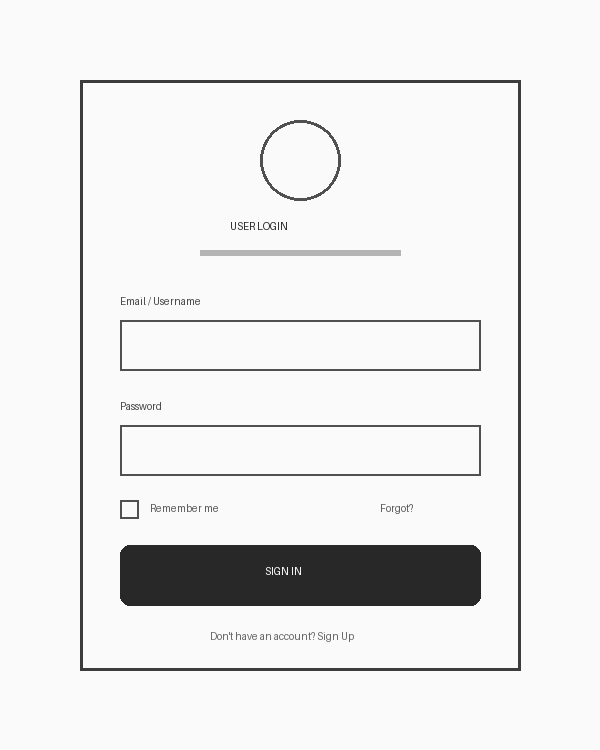
#> input picture samples/login_wireframe.png, 600 x 750 px
$ python run_benchmark_eval.py
#> lines starting #> are read from the running program, lines starting #| are printed output that depends on the picture
#> in run_benchmark, raw_img is the input picture: PIL image 600x750 RGB; min 40, max 250, mean 235.1
### src/sketch_preprocessor.py
"""
Image Preprocessing and Enhancement for Hand-Drawn & Digital Wireframes
Part of the Wireframe Sketch-to-Live UI Capstone Project
"""

import numpy as np
from PIL import Image, ImageEnhance, ImageOps, ImageFilter
from typing import Tuple, Dict, Any


class SketchPreprocessor:
    """
    Cleans, contrast-enhances, and standardizes wireframe sketches
    before feeding them into the Multimodal Vision-to-Code generator.
    """

    @staticmethod
    def enhance_sketch(
        image: Image.Image,
        contrast_factor: float = 1.8,
        sharpness_factor: float = 2.0,
        brightness_factor: float = 1.05,
        denoise: bool = True
    ) -> Image.Image:
        """
        Enhances pencil/ink strokes on paper sketches and removes paper grain/shadows.
        """
#> called with contrast_factor = 1.8, sharpness_factor = 2, brightness_factor = 1.05, denoise = True
        # Ensure RGB mode
        if image.mode != "RGB":
            image = image.convert("RGB")

        # 1. Subtle denoising if requested
        if denoise:
            image = image.filter(ImageFilter.SMOOTH_MORE)

        # 2. Adjust brightness & contrast
        enhancer = ImageEnhance.Brightness(image)
        image = enhancer.enhance(brightness_factor)

        enhancer = ImageEnhance.Contrast(image)
        image = enhancer.enhance(contrast_factor)
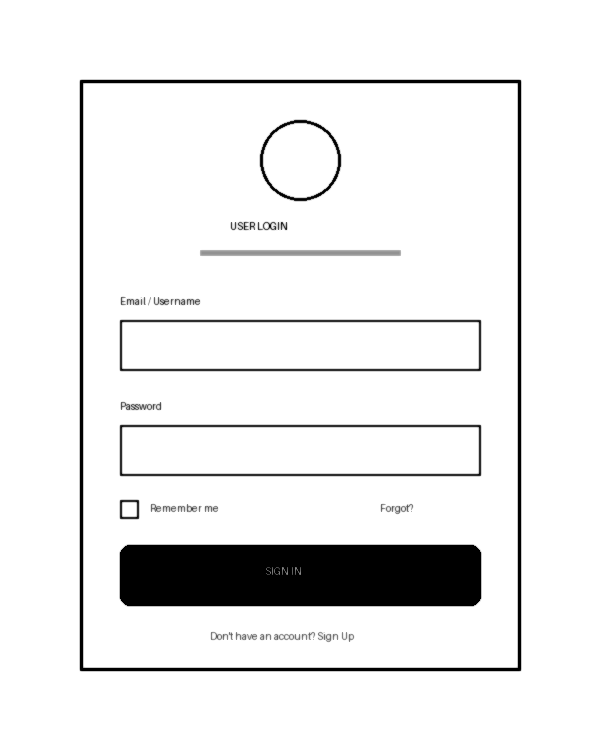
#> image: PIL image 600x750 RGB; min 0, max 255, mean 235.4

        # 3. Enhance stroke sharpness
        enhancer = ImageEnhance.Sharpness(image)
        image = enhancer.enhance(sharpness_factor)

        return image

    # [41 lines left out: functions binarize_sketch, auto_standardize, not called in this run]

### src/ui_vision_generator.py
"""
Universal Multimodal Vision-to-Code Generative Engine
Supports:
1. Groq (Free, Ultra-Fast LLaMA 3.2 Vision: llama-3.2-11b-vision-preview, llama-3.2-90b-vision-preview)
2. OpenRouter (Free Vision Models: meta-llama/llama-3.2-11b-vision-instruct:free, etc.)
3. OpenAI (GPT-4o, GPT-4o-mini)
4. Google Gemini (gemini-3.8-flash, gemini-2.0-flash-exp)
5. Built-in Offline Fallback
"""

import os
import io
import time
import base64
import requests
from PIL import Image
from typing import Tuple, Dict, Any, Optional

from src.prompt_templates import (
    SKETCH_TO_CODE_SYSTEM_PROMPT,
    REFINEMENT_SYSTEM_PROMPT,
    STYLE_PRESETS
)


AI_PROVIDERS = {
    "Groq (Free & Ultra-Fast)": {
        "base_url": "https://api.groq.com/openai/v1/chat/completions",
        "default_model": "qwen/qwen3.8-27b",
        "models": ["qwen/qwen3.8-27b"],
        "key_link": "https://console.groq.com/keys"
    },
    "OpenRouter (Free Models)": {
        "base_url": "https://openrouter.ai/api/v1/chat/completions",
        "default_model": "meta-llama/llama-3.2-11b-vision-instruct:free",
        "models": [
            "meta-llama/llama-3.2-11b-vision-instruct:free",
            "qwen/qwen-2-vl-72b-instruct",
            "google/gemini-2.0-flash-exp:free"
        ],
        "key_link": "https://openrouter.ai/keys"
    },
    "OpenAI (GPT-4o)": {
        "base_url": "https://api.openai.com/v1/chat/completions",
        "default_model": "gpt-4o-mini",
        "models": ["gpt-4o-mini", "gpt-4o"],
        "key_link": "https://platform.openai.com/api-keys"
    },
    "Google Gemini": {
        "base_url": "gemini",
        "default_model": "gemini-3.8-flash",
        "models": ["gemini-3.8-flash", "gemini-3.8-flash-lite", "gemini-2.0-flash-exp"],
        "key_link": "https://aistudio.google.com/app/apikey"
    }
}


class UIVisionGenerator:
    """
    Universal Vision-to-Code Generator supporting OpenAI-compatible APIs
    (Groq, OpenRouter, OpenAI) as well as Google Gemini and Local Fallback.
    """

    PROVIDERS = AI_PROVIDERS

    def __init__(
        self,
        provider: str = "Groq (Free & Ultra-Fast)",
        api_key: Optional[str] = None,
        model_name: Optional[str] = None
    ):
        self.provider = provider if provider in self.PROVIDERS else "Groq (Free & Ultra-Fast)"
        self.api_key = (api_key or "").strip()
        provider_info = self.PROVIDERS[self.provider]
        self.model_name = model_name if model_name else provider_info["default_model"]

    # [36 lines left out: function test_connection, not called in this run]

    def generate_ui_from_sketch(
        self,
        image: Image.Image,
        style_preset: str = "Modern Clean",
        user_notes: str = ""
    ) -> Tuple[str, Dict[str, Any]]:
        """Translates wireframe image into HTML5 + Tailwind CSS code."""
        start_time = time.time()
        style_instruction = STYLE_PRESETS.get(style_preset, STYLE_PRESETS["Modern Clean"])

        combined_prompt = f"""{SKETCH_TO_CODE_SYSTEM_PROMPT}

### DESIGN THEME PRESET:
{style_instruction}

### USER-SPECIFIED CUSTOM DETAILS / HINTS:
{user_notes if user_notes.strip() else "None provided. Faithfully follow the exact spatial layout and handwritten text in the sketch."}

Now, carefully inspect the provided wireframe image and synthesize the complete, pixel-faithful HTML5 + Tailwind CSS code:
"""

        # If API key is provided, execute multimodal vision call
        if self.api_key:
            try:
                raw_html = self._call_vision_api(image, combined_prompt)
                latency = round(time.time() - start_time, 2)
                return raw_html, {
                    "engine": f"{self.provider} ({self.model_name})",
                    "latency_sec": latency,
                    "status": "success",
                    "mode": f"Live VLM ({self.model_name})",
                    "is_live_vlm": True,
                    "error": None
                }
            except Exception as e:
                error_msg = str(e)
                print(f"Vision API call failed: {error_msg}")
                raw_html = self._synthesize_offline(image, style_preset, user_notes)
                latency = round(time.time() - start_time, 2)
                return raw_html, {
                    "engine": "Local Structural Fallback Synthesizer",
                    "latency_sec": latency,
                    "status": "error_fallback",
                    "mode": "Offline Heuristic Fallback (Due to API Error)",
                    "is_live_vlm": False,
                    "error": error_msg
                }

        # Offline fallback if no key provided
        raw_html = self._synthesize_offline(image, style_preset, user_notes)
        latency = round(time.time() - start_time, 2)
        return raw_html, {
            "engine": "Local Structural Fallback Synthesizer",
            "latency_sec": latency,
            "status": "offline_no_key",
            "mode": "Offline Heuristic Fallback (No Key Provided)",
            "is_live_vlm": False,
            "error": "No API key entered in sidebar."
        }

    # [109 lines left out: functions _call_vision_api, refine_ui_code, not called in this run]

    def _synthesize_offline(self, image: Image.Image, style: str, notes: str) -> str:
        """Fallback generator when offline."""
#> called with style = 'Modern Clean', notes = 'login auth form'
        w, h = image.size
        aspect = w / h

        notes_lower = notes.lower()
        if "card" in notes_lower or "product" in notes_lower or "shop" in notes_lower:
            return self._template_product_card(style)
        elif "dashboard" in notes_lower or "analytics" in notes_lower or "stats" in notes_lower:
            return self._template_dashboard(style)
        elif "login" in notes_lower or "auth" in notes_lower or "sign" in notes_lower:
            return self._template_login_form(style)
        elif "landing" in notes_lower or "hero" in notes_lower or "home" in notes_lower:
            return self._template_landing_page(style)
        elif aspect < 0.85:
            return self._template_login_form(style)
        elif aspect > 1.3:
            return self._template_dashboard(style)
        else:
            return self._template_landing_page(style)

    # [12 lines left out: function _apply_offline_refinement, not called in this run]

    def _template_login_form(self, style: str) -> str:
        return """<!DOCTYPE html>
<html lang="en">
<head>
    <meta charset="UTF-8">
    <meta name="viewport" content="width=device-width, initial-scale=1.0">
    <title>Wireframe Auth Screen</title>
    <script src="https://cdn.tailwindcss.com"></script>
    <link rel="stylesheet" href="https://cdnjs.cloudflare.com/ajax/libs/font-awesome/6.4.0/css/all.min.css">
</head>
<body class="bg-gradient-to-br from-slate-100 via-indigo-50 to-slate-200 min-h-screen flex items-center justify-center p-4">
    <div class="bg-white rounded-2xl shadow-xl w-full max-w-md p-8 border border-slate-100">
        <div class="text-center mb-8">
            <div class="w-14 h-14 bg-indigo-600 text-white rounded-xl flex items-center justify-center mx-auto mb-3 shadow-md shadow-indigo-200">
                <i class="fa-solid fa-layer-group text-2xl"></i>
            </div>
            <h2 class="text-2xl font-bold text-slate-900">Welcome Back</h2>
            <p class="text-sm text-slate-500 mt-1">Please enter your credentials to access your account</p>
        </div>
        <form class="space-y-5">
            <div>
                <label class="block text-xs font-semibold text-slate-600 uppercase tracking-wider mb-2">Email Address</label>
                <input type="email" placeholder="name@company.com" required
                       class="w-full px-4 py-2.5 bg-slate-50 border border-slate-200 rounded-lg text-slate-900 text-sm focus:outline-none focus:ring-2 focus:ring-indigo-500 focus:bg-white transition">
            </div>
            <div>
                <label class="block text-xs font-semibold text-slate-600 uppercase tracking-wider mb-2">Password</label>
                <input type="password" placeholder="••••••••" required
                       class="w-full px-4 py-2.5 bg-slate-50 border border-slate-200 rounded-lg text-slate-900 text-sm focus:outline-none focus:ring-2 focus:ring-indigo-500 focus:bg-white transition">
            </div>
            <button type="button" class="w-full bg-indigo-600 hover:bg-indigo-700 text-white font-medium py-2.5 rounded-lg shadow-md transition">
                Sign In
            </button>
        </form>
    </div>
</body>
</html>"""

    def _template_dashboard(self, style: str) -> str:
        return """<!DOCTYPE html>
<html lang="en">
<head>
    <meta charset="UTF-8">
    <meta name="viewport" content="width=device-width, initial-scale=1.0">
    <title>Wireframe Analytics Dashboard</title>
    <script src="https://cdn.tailwindcss.com"></script>
    <link rel="stylesheet" href="https://cdnjs.cloudflare.com/ajax/libs/font-awesome/6.4.0/css/all.min.css">
</head>
<body class="bg-slate-50 text-slate-800 flex min-h-screen">
    <aside class="w-64 bg-white border-r border-slate-200 p-6 hidden md:flex flex-col justify-between">
        <span class="font-bold text-lg text-slate-900">ApexAnalytics</span>
        <nav class="space-y-2">
            <a href="#" class="block px-3 py-2 bg-indigo-50 text-indigo-600 rounded-lg font-medium text-sm">Dashboard</a>
            <a href="#" class="block px-3 py-2 text-slate-600 hover:bg-slate-50 rounded-lg font-medium text-sm">Settings</a>
        </nav>
    </aside>
    <main class="flex-1 p-8">
        <h1 class="text-2xl font-bold text-slate-900 mb-6">Performance Metrics</h1>
        <div class="grid grid-cols-1 md:grid-cols-3 gap-6 mb-8">
            <div class="bg-white p-6 rounded-xl border border-slate-200 shadow-sm">
                <span class="text-xs text-slate-400 uppercase">Revenue</span>
                <h3 class="text-3xl font-extrabold text-slate-900 mt-2">$84,230</h3>
            </div>
            <div class="bg-white p-6 rounded-xl border border-slate-200 shadow-sm">
                <span class="text-xs text-slate-400 uppercase">Users</span>
                <h3 class="text-3xl font-extrabold text-slate-900 mt-2">12,450</h3>
            </div>
            <div class="bg-white p-6 rounded-xl border border-slate-200 shadow-sm">
                <span class="text-xs text-slate-400 uppercase">Conversion</span>
                <h3 class="text-3xl font-extrabold text-slate-900 mt-2">3.82%</h3>
            </div>
        </div>
    </main>
</body>
</html>"""

    def _template_product_card(self, style: str) -> str:
        return """<!DOCTYPE html>
<html lang="en">
<head>
    <meta charset="UTF-8">
    <meta name="viewport" content="width=device-width, initial-scale=1.0">
    <title>Wireframe Product Card</title>
    <script src="https://cdn.tailwindcss.com"></script>
    <link rel="stylesheet" href="https://cdnjs.cloudflare.com/ajax/libs/font-awesome/6.4.0/css/all.min.css">
</head>
<body class="bg-slate-100 min-h-screen flex items-center justify-center p-6">
    <div class="bg-white rounded-2xl shadow-lg border border-slate-200 overflow-hidden max-w-sm w-full p-6">
        <div class="h-48 bg-slate-200 rounded-xl mb-4 flex items-center justify-center text-slate-400">
            [ Product Image ]
        </div>
        <h3 class="text-lg font-bold text-slate-900">Studio Wireless Headphones</h3>
        <p class="text-sm text-slate-500 mt-1">Active noise cancellation with 40h battery life.</p>
        <div class="mt-4 flex items-center justify-between">
            <span class="text-2xl font-bold text-slate-900">$279.00</span>
            <button class="bg-indigo-600 hover:bg-indigo-700 text-white px-4 py-2 rounded-xl text-sm font-medium">Add to Cart</button>
        </div>
    </div>
</body>
</html>"""

    def _template_landing_page(self, style: str) -> str:
        return """<!DOCTYPE html>
<html lang="en">
<head>
    <meta charset="UTF-8">
    <meta name="viewport" content="width=device-width, initial-scale=1.0">
    <title>Wireframe SaaS Landing Page</title>
    <script src="https://cdn.tailwindcss.com"></script>
    <link rel="stylesheet" href="https://cdnjs.cloudflare.com/ajax/libs/font-awesome/6.4.0/css/all.min.css">
</head>
<body class="bg-slate-50 text-slate-800">
    <header class="bg-white border-b border-slate-200 px-6 py-4 flex justify-between items-center">
        <span class="font-extrabold text-lg text-slate-900">Synthetix</span>
        <button class="bg-indigo-600 text-white text-sm font-medium px-4 py-2 rounded-lg">Get Started</button>
    </header>
    <section class="max-w-4xl mx-auto px-6 py-20 text-center">
        <h1 class="text-4xl font-extrabold text-slate-900 mb-4">Transform Sketches into Live UI</h1>
        <p class="text-slate-600 mb-8">Multimodal vision-to-code synthesis in real-time.</p>
        <button class="bg-indigo-600 hover:bg-indigo-700 text-white font-medium px-6 py-3 rounded-xl">Try Demo</button>
    </section>
</body>
</html>"""

### src/code_sanitizer.py
"""
Code Sanitizer and DOM Validator for Synthesized HTML
Part of the Wireframe Sketch-to-Live UI Capstone Project
"""

import re
from bs4 import BeautifulSoup
from typing import Tuple, Dict, Any


class CodeSanitizer:
    """
    Cleans raw LLM markdown outputs, enforces valid HTML5 DOM structure,
    injects required Tailwind CDN & FontAwesome headers, and beautifies code.
    """

    TAILWIND_CDN = '<script src="https://cdn.tailwindcss.com"></script>'
    FONTAWESOME_CDN = '<link rel="stylesheet" href="https://cdnjs.cloudflare.com/ajax/libs/font-awesome/6.4.0/css/all.min.css">'
    INTER_FONT = '<link rel="preconnect" href="https://fonts.googleapis.com"><link rel="stylesheet" href="https://fonts.googleapis.com/css2?family=Inter:wght@300;400;500;600;700&display=swap">'

    @classmethod
    def clean_and_sanitize(cls, raw_code: str) -> Tuple[str, Dict[str, Any]]:
        """
        Takes raw string from model (which might contain markdown ```html blocks)
        and guarantees clean, complete, standalone HTML5.
        """
        # 1. Strip markdown code fences if present
        cleaned = raw_code.strip()
        if "```" in cleaned:
            # Match code inside ```html ... ``` or ``` ... ```
            match = re.search(r"```(?:html)?\s*(.*?)\s*```", cleaned, re.DOTALL | re.IGNORECASE)
            if match:
                cleaned = match.group(1).strip()
            else:
                cleaned = re.sub(r"^```[a-zA-Z]*", "", cleaned)
                cleaned = re.sub(r"```$", "", cleaned).strip()

        # 2. Parse with BeautifulSoup to validate/fix DOM
        soup = BeautifulSoup(cleaned, "html.parser")

        # 3. Ensure <html> and <body> exist
        if not soup.find("html"):
            wrapper = BeautifulSoup(f"""<!DOCTYPE html>
<html lang="en">
<head>
    <meta charset="UTF-8">
    <meta name="viewport" content="width=device-width, initial-scale=1.0">
    <title>Wireframe Synthesized UI</title>
</head>
<body class="bg-slate-50 min-h-screen">
</body>
</html>""", "html.parser")
            body = wrapper.find("body")
            for elem in soup.contents:
                body.append(elem)
            soup = wrapper

        # 4. Inject required CDNs into <head> if missing
        head = soup.find("head")
        if not head:
            head = soup.new_tag("head")
            soup.html.insert(0, head)

        head_html = str(head)
        if "cdn.tailwindcss.com" not in head_html:
            tw_tag = BeautifulSoup(cls.TAILWIND_CDN, "html.parser")
            head.append(tw_tag)

        if "font-awesome" not in head_html and "fontawesome" not in head_html:
            fa_tag = BeautifulSoup(cls.FONTAWESOME_CDN, "html.parser")
            head.append(fa_tag)

        # 5. Format / Beautify HTML
        formatted_html = soup.prettify()

        stats = {
            "num_tags": len(soup.find_all()),
            "has_head": bool(soup.find("head")),
            "has_body": bool(soup.find("body")),
            "tailwind_enabled": True,
            "fontawesome_enabled": True
        }

        return formatted_html, stats

### src/sketch_metrics.py
"""
Evaluation Metrics & Benchmarking Suite for Wireframe-to-UI Synthesis
Calculates quantitative metrics for the Final Jury defense:
- HTML Syntax Validity Score
- DOM Element Extraction Recall & Density
- Mobile Responsiveness Score
- Token & Character Efficiency
"""

import re
from bs4 import BeautifulSoup
from typing import Dict, Any


class UIBenchmarkMetrics:
    """
    Computes rigorous academic and engineering metrics on generated HTML.
    """

    @staticmethod
    def evaluate_synthesized_html(html_code: str, latency_sec: float = 0.0) -> Dict[str, Any]:
        soup = BeautifulSoup(html_code, "html.parser")

        # 1. Structural DOM Elements
        all_tags = soup.find_all()
        tag_names = [t.name for t in all_tags]

        buttons = len(soup.find_all("button")) + len(soup.find_all("a", class_=re.compile(r"btn|button|bg-", re.I)))
        inputs = len(soup.find_all("input")) + len(soup.find_all("textarea")) + len(soup.find_all("select"))
        headings = len(soup.find_all(re.compile(r"^h[1-6]$")))
        images = len(soup.find_all("img")) + len(soup.find_all("svg")) + len(soup.find_all("i"))
        containers = len(soup.find_all(["div", "section", "main", "header", "nav", "footer", "aside"]))

        # 2. Syntax Validity Score (out of 100)
        validity_score = 100.0
        if not soup.find("html"):
            validity_score -= 25.0
        if not soup.find("head"):
            validity_score -= 15.0
        if not soup.find("body"):
            validity_score -= 20.0
        if len(soup.find_all()) < 5:
            validity_score -= 30.0

        # 3. Mobile Responsiveness Score (out of 100)
        # Checks for Tailwind responsive prefixes: sm:, md:, lg:, xl:, flex, grid
        raw_text = str(soup)
        responsive_features = 0
        if re.search(r"\bmd:", raw_text): responsive_features += 25
        if re.search(r"\bsm:", raw_text) or re.search(r"\blg:", raw_text): responsive_features += 25
        if "flex" in raw_text: responsive_features += 25
        if "grid" in raw_text: responsive_features += 25
        responsiveness_score = min(100, max(20, responsive_features))

        # 4. Code Metrics
        lines = html_code.count("\n") + 1
        char_count = len(html_code)
        approx_tokens = int(char_count / 3.8)

        return {
            "syntax_validity_score": f"{max(0.0, validity_score):.1f}%",
            "responsiveness_score": f"{responsiveness_score}%",
            "latency_seconds": f"{latency_sec:.2f}s",
            "dom_elements_count": len(all_tags),
            "buttons_detected": buttons,
            "inputs_detected": inputs,
            "headings_detected": headings,
            "icons_media_detected": images,
            "layout_containers": containers,
            "lines_of_code": lines,
            "character_count": char_count,
            "approx_tokens_generated": approx_tokens
        }

### run_benchmark_eval.py
"""
Automated Benchmarking Suite for Wireframe-to-UI Synthesis
Runs the pipeline across all benchmark samples and saves metrics to CSV.
"""

import os
import pandas as pd
from PIL import Image

from src.sketch_preprocessor import SketchPreprocessor
from src.ui_vision_generator import UIVisionGenerator
from src.code_sanitizer import CodeSanitizer
from src.sketch_metrics import UIBenchmarkMetrics


def run_benchmark():
    os.makedirs("evaluation", exist_ok=True)
    samples = [
        ("Login Screen", "samples/login_wireframe.png", "login auth form"),
        ("E-Commerce Card", "samples/ecommerce_card.png", "product showcase card"),
        ("Analytics Dashboard", "samples/dashboard_wireframe.png", "analytics dashboard with metrics"),
        ("SaaS Landing Page", "samples/saas_landing_wireframe.png", "modern saas hero landing page")
    ]

    generator = UIVisionGenerator()
    results = []

    print("Running automated benchmark on wireframe samples...")

    for name, path, notes in samples:
        if not os.path.exists(path):
            continue

        raw_img = Image.open(path)
        enhanced_img = SketchPreprocessor.enhance_sketch(raw_img)

        # Generate UI
        raw_html, gen_meta = generator.generate_ui_from_sketch(enhanced_img, style_preset="Modern Clean", user_notes=notes)
#> gen_meta = 6 items
        sanitized_html, san_meta = CodeSanitizer.clean_and_sanitize(raw_html)
#> san_meta = {'num_tags': 22, 'has_head': True, 'has_body': True, 'tailwind_enabled': True, 'fontawesome_enabled': True}

        # Compute metrics
        latency = gen_meta.get("latency_sec", 0.0)
#> latency = 0
        metrics = UIBenchmarkMetrics.evaluate_synthesized_html(sanitized_html, latency_sec=latency)
#> metrics = 12 items

        row = {
            "Benchmark Sample": name,
            "Syntax Validity": metrics["syntax_validity_score"],
            "Responsiveness": metrics["responsiveness_score"],
            "Latency (s)": metrics["latency_seconds"],
            "DOM Elements": metrics["dom_elements_count"],
            "Buttons": metrics["buttons_detected"],
            "Inputs": metrics["inputs_detected"],
            "Lines of Code": metrics["lines_of_code"],
            "Tokens Generated": metrics["approx_tokens_generated"],
            "Engine Mode": gen_meta.get("mode", "Standard")
        }
        results.append(row)

    df = pd.DataFrame(results)
    csv_path = "evaluation/benchmark_results.csv"
    df.to_csv(csv_path, index=False)
    print(f"Saved benchmark results to {csv_path}")
    print("\n" + df.to_string(index=False))


if __name__ == "__main__":
    run_benchmark()
